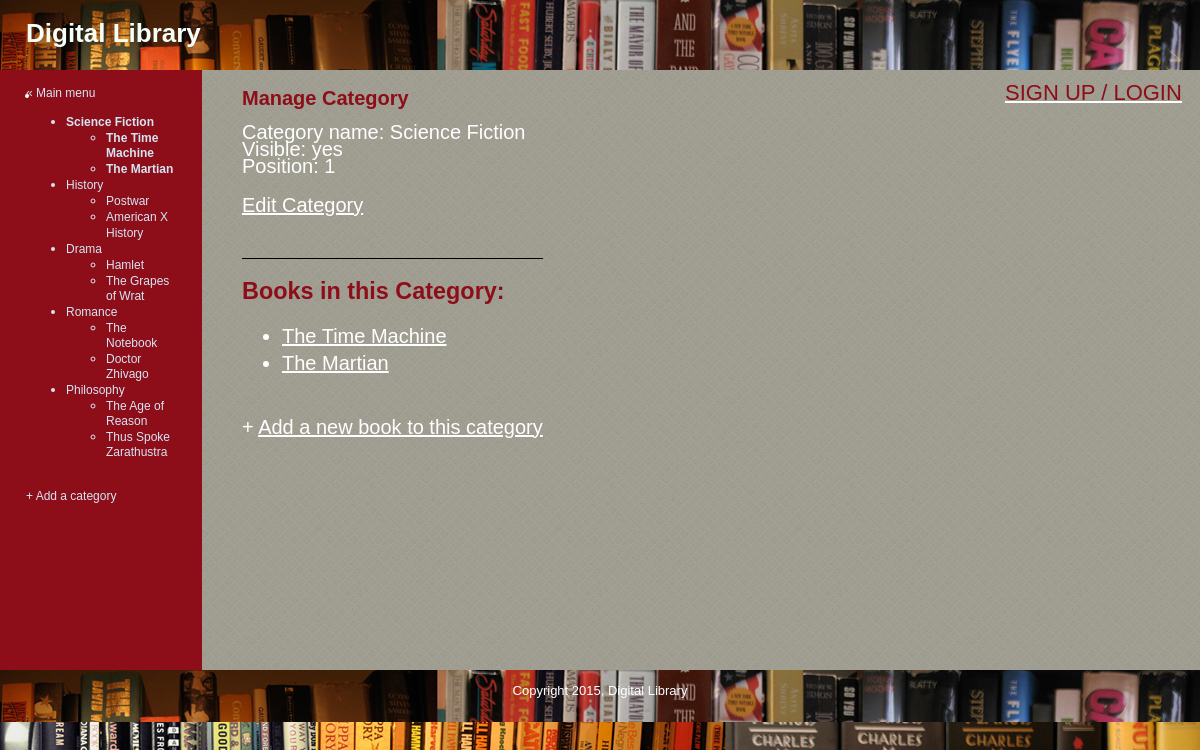
The app's page /digital_library_project/public/manage_content.php?category=1 (signed in) with its own data.
### tables this page shows
CREATE TABLE IF NOT EXISTS `yb_category` (
  `id` int(11) NOT NULL AUTO_INCREMENT,
  `category_name` varchar(255) DEFAULT NULL,
  `visible` int(11) DEFAULT NULL,
  `position` int(3) NOT NULL,
  PRIMARY KEY (`id`)
);

CREATE TABLE IF NOT EXISTS `yb_books` (
  `id` int(11) NOT NULL AUTO_INCREMENT,
  `category_id` int(11) NOT NULL,
  `category_name` varchar(255) NOT NULL,
  `author_name` varchar(255) DEFAULT NULL,
  `release_date` datetime DEFAULT CURRENT_TIMESTAMP,
  `visible` tinyint(4) NOT NULL,
  `content` text NOT NULL,
  `listing_id` int(11) DEFAULT NULL,
  `image_location` varchar(255) DEFAULT NULL,
  `date_created_on` datetime DEFAULT CURRENT_TIMESTAMP,
  `created_by` int(11) DEFAULT NULL,
  `modified_by` int(11) DEFAULT NULL,
  `date_modified_on` datetime DEFAULT CURRENT_TIMESTAMP,
  PRIMARY KEY (`id`)
);

### digital_library_project/public/manage_content.php (the view, shortened to what this page needs)
<?php require_once("../includes/db_connection.php"); ?>
<?php require_once("../includes/functions.php"); ?>
<?php include("../includes/layouts/header.php"); ?>
<?php find_selected_book(); ?>
<div id="main">
  <div id="navigation">
		<br />
		<a href="user.php">&laquo; Main menu</a><br />
		<?php echo navigation($current_category, $current_book); ?>
		<br />
		<a href="new_category.php">+ Add a category</a>
  </div>
  <div id="page">
		<?php if ($current_category) { ?>
	    <h2>Manage Category</h2>
			Category name: <?php echo htmlentities($current_category["category_name"]); ?><br />
			Visible: <?php echo $current_category["visible"] == 1 ? 'yes' : 'no'; ?><br />
			Position: <?php echo $current_category["position"]; ?><br />
			<br />
			<a href="edit_category.php?category=<?php echo urlencode($current_category["id"]); ?>">Edit Category</a>
			<div style="margin-top: 2em; border-top: 1px solid #000000;">
				<h3>Books in this Category:</h3>
				<ul>
				<?php
					$category_books = find_books_for_category($current_category["id"], false);
					while($book = mysqli_fetch_assoc($category_books)) {
						echo "<li>";
						$safe_book_id = urlencode($book["id"]);
						echo "<a href=\"manage_content.php?book={$safe_book_id}\">";
						echo htmlentities($book["category_name"]);
						echo "</a>";
						echo "</li>";
					}
				?>
				</ul>
				<br />
				+ <a href="new_book.php?category=<?php echo urlencode($current_category["id"]); ?>">Add a new book to this category</a>
			</div>
		<?php } else { ?>
			Please select a category or a book.
		<?php }?>
  </div>
</div>
<?php include("../includes/layouts/footer.php"); ?>

### digital_library_project/includes/layouts/header.php (shortened to what this page needs)
<!DOCTYPE html PUBLIC "-//W3C//DTD HTML 4.01 Transitional//EN"
   "http://www.w3.org/TR/html4/loose.dtd">
<html lang="en">
	<head>
		<link href="stylesheets/public.css" media="all" rel="stylesheet" type="text/css" />
	</head>
	<body>
    <div id="header">
      <h1>Digital Library <?php if ($layout_context == "admin") { echo "Admin"; } ?></h1>
       <div class="sign_up">
      <ul>
      <li><a href="login.php"><span>SIGN UP / LOGIN</span></a></li>
      </ul>
      </div>
    </div>

### digital_library_project/includes/functions.php (shortened to what this page needs)
<?php
	function find_all_category($public=true) {
		global $connection;
		$query  = "SELECT * ";
		$query .= "FROM yb_category ";
		$query .= "ORDER BY position ASC";
		$category_set = mysqli_query($connection, $query);
		return $category_set;
	}
	function find_books_for_category($category_id, $public=true) {
		global $connection;
		$safe_category_id = mysqli_real_escape_string($connection, $category_id);
		$query  = "SELECT * ";
		$query .= "FROM yb_books ";
		$query .= "WHERE category_id = {$safe_category_id} ";
		$book_set = mysqli_query($connection, $query);
		return $book_set;
	}
	function find_category_by_id($category_id, $public=true) {
		global $connection;
		$safe_category_id = mysqli_real_escape_string($connection, $category_id);
		$query  = "SELECT * ";
		$query .= "FROM yb_category ";
		$query .= "WHERE id = {$safe_category_id} ";
		$query .= "LIMIT 1";
		$category_set = mysqli_query($connection, $query);
		if($category = mysqli_fetch_assoc($category_set)) {
			return $category;
		} else {
			return null;
		}
	}
	function find_selected_book($public=false) {
		if (isset($_GET["category"])) {
			$current_category = find_category_by_id($_GET["category"], $public);
			if ($current_category && $public) {
				$current_book = find_default_book_for_category($current_category["id"]);
			} else {
				$current_book = null;
			}
		} elseif (isset($_GET["book"])) {
			$current_category = null;
			$current_book = find_book_by_id($_GET["book"], $public);
		} else {
			$current_category = null;
			$current_book = null;
		}
	}
	function navigation($category_array, $book_array) {
		$output = "<ul class=\"category\">";
		$category_set = find_all_category(false);
		while($category = mysqli_fetch_assoc($category_set)) {
			$output .= "<li";
			if ($category_array && $category["id"] == $category_array["id"]) {
				$output .= " class=\"selected\"";
			}
			$output .= ">";
			$output .= "<a href=\"manage_content.php?category=";
			$output .= urlencode($category["id"]);
			$output .= "\">";
			$output .= htmlentities($category["category_name"]);
			$output .= "</a>";
			$book_set = find_books_for_category($category["id"], false);
			$output .= "<ul class=\"books\">";
			while($book = mysqli_fetch_assoc($book_set)) {
				$output .= "<li";
				$output .= ">";
				$output .= "<a href=\"manage_content.php?book=";
				$output .= urlencode($book["id"]);
				$output .= "\">";
				$output .= htmlentities($book["category_name"]);
				$output .= "</a></li>";
			}
			$output .= "</ul></li>";
		}
		$output .= "</ul>";
		return $output;
	}
?>

### digital_library_project/includes/layouts/footer.php (shortened to what this page needs)
    <div id="footer">Copyright <?php echo date("Y"); ?>, Digital Library</div>
	</body>
</html>

### digital_library_project/public/stylesheets/public.css (style rules this page uses)
html { height: 100%; width: 100%; }
body { width: 100%; height: 100%; margin: 0; padding: 0; border: 0; font-family: Verdana, Arial, Helvetica, sans-serif; font-size: 13px; line-height: 15px; background-image: url("../images/book.jpg"); color: mintcream; }
a { color: white; font-size: 20px; line-height: 134%; }
#header { height: 70px; margin: 0; padding: 0; text-align: left; background-image: url("../images/book.jpg"); }
#header h1 { padding: 1em; margin: 0; }
#main { height: 600px; width: 100%; margin: 0; padding: 0; background: #A09D91; background-image: url("../images/cross-lines.png"); }
#footer { clear: both; color: #FFF; height: 2em; margin: 0; padding: 1em; text-align: center; background:#D5C29C; background-image: url("../images/book.jpg"); }
#navigation { float: left; width: 150px; height: 100%; margin: 0; padding: 0 2em; color: #D4E6F4; background: #8D0D19; }
#navigation a { color: #D4E6F4; text-decoration: none; font-size: 12px; }
.selected { font-weight: bold; }
#page { float: left; height: 100%; padding-left: 2em; vertical-align: top; color: white; font-size: 20px; line-height: 85%; }
#page h2 { color: #8D0D19; margin-top: 1em; font-size: 20px; }
#page h3 { color: #8D0D19; }
.sign_up span { text-align: center; position: relative; margin: 0px -228px 0px 965px; font-size: 22px; color: #8D0D19; font-family: arial; text-decoration: none; }

### records on screen
yb_category: value "Science Fiction", category_name "Science Fiction", position "1"
yb_books: value "The Time Machine", category_name "The Time Machine"
yb_books: value "The Martian", category_name "The Martian"
yb_category: value "History"
yb_books: value "Postwar"
yb_books: value "American X History"
yb_category: value "Drama"
yb_books: value "Hamlet"
yb_books: value "The Grapes of Wrat"
yb_category: value "Romance"
yb_books: value "The Notebook"
yb_books: value "Doctor Zhivago"
yb_category: value "Philosophy"
yb_books: value "The Age of Reason"
yb_books: value "Thus Spoke Zarathustra"
